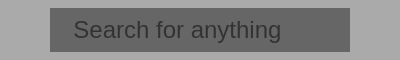
   <widget class="QFrame" name="switch_b_frame">
    <property name="geometry">
     <rect>
      <x>0</x>
      <y>130</y>
      <width>400</width>
      <height>60</height>
     </rect>
    </property>
    <property name="sizePolicy">
     <sizepolicy hsizetype="Fixed" vsizetype="Fixed">
      <horstretch>0</horstretch>
      <verstretch>0</verstretch>
     </sizepolicy>
    </property>
    <property name="minimumSize">
     <size>
      <width>400</width>
      <height>60</height>
     </size>
    </property>
    <property name="maximumSize">
     <size>
      <width>400</width>
      <height>60</height>
     </size>
    </property>
    <property name="palette">
     <palette>
      <active>
       <colorrole role="Button">
        <brush brushstyle="SolidPattern">
         <color alpha="255">
          <red>170</red>
          <green>170</green>
          <blue>170</blue>
         </color>
        </brush>
       </colorrole>
       <colorrole role="Base">
        <brush brushstyle="SolidPattern">
         <color alpha="255">
          <red>170</red>
          <green>170</green>
          <blue>170</blue>
         </color>
        </brush>
       </colorrole>
       <colorrole role="Window">
        <brush brushstyle="SolidPattern">
         <color alpha="255">
          <red>170</red>
          <green>170</green>
          <blue>170</blue>
         </color>
        </brush>
       </colorrole>
      </active>
      <inactive>
       <colorrole role="Button">
        <brush brushstyle="SolidPattern">
         <color alpha="255">
          <red>170</red>
          <green>170</green>
          <blue>170</blue>
         </color>
        </brush>
       </colorrole>
       <colorrole role="Base">
        <brush brushstyle="SolidPattern">
         <color alpha="255">
          <red>170</red>
          <green>170</green>
          <blue>170</blue>
         </color>
        </brush>
       </colorrole>
       <colorrole role="Window">
        <brush brushstyle="SolidPattern">
         <color alpha="255">
          <red>170</red>
          <green>170</green>
          <blue>170</blue>
         </color>
        </brush>
       </colorrole>
      </inactive>
      <disabled>
       <colorrole role="Button">
        <brush brushstyle="SolidPattern">
         <color alpha="255">
          <red>170</red>
          <green>170</green>
          <blue>170</blue>
         </color>
        </brush>
       </colorrole>
       <colorrole role="Base">
        <brush brushstyle="SolidPattern">
         <color alpha="255">
          <red>170</red>
          <green>170</green>
          <blue>170</blue>
         </color>
        </brush>
       </colorrole>
       <colorrole role="Window">
        <brush brushstyle="SolidPattern">
         <color alpha="255">
          <red>170</red>
          <green>170</green>
          <blue>170</blue>
         </color>
        </brush>
       </colorrole>
      </disabled>
     </palette>
    </property>
    <property name="font">
     <font>
      <stylestrategy>PreferAntialias</stylestrategy>
     </font>
    </property>
    <property name="autoFillBackground">
     <bool>false</bool>
    </property>
    <property name="styleSheet">
     <string notr="true">border:none;
background:#aaa;padding:0;</string>
    </property>
    <widget class="QPushButton" name="b_home">
     <property name="geometry">
      <rect>
       <x>0</x>
       <y>5</y>
       <width>50</width>
       <height>50</height>
      </rect>
     </property>
     <property name="sizePolicy">
      <sizepolicy hsizetype="Fixed" vsizetype="Fixed">
       <horstretch>0</horstretch>
       <verstretch>0</verstretch>
      </sizepolicy>
     </property>
     <property name="minimumSize">
      <size>
       <width>50</width>
       <height>50</height>
      </size>
     </property>
     <property name="maximumSize">
      <size>
       <width>50</width>
       <height>40</height>
      </size>
     </property>
     <property name="text">
      <string/>
     </property>
     <property name="icon">
      <iconset resource="images.qrc">
       <normaloff>:/gui/APP ICONS/android/android-system-back.png</normaloff>:/gui/APP ICONS/android/android-system-back.png</iconset>
     </property>
     <property name="iconSize">
      <size>
       <width>40</width>
       <height>30</height>
      </size>
     </property>
    </widget>
    <widget class="QLineEdit" name="searchEdit">
     <property name="geometry">
      <rect>
       <x>50</x>
       <y>8</y>
       <width>255</width>
       <height>44</height>
      </rect>
     </property>
     <property name="sizePolicy">
      <sizepolicy hsizetype="Fixed" vsizetype="Fixed">
       <horstretch>0</horstretch>
       <verstretch>0</verstretch>
      </sizepolicy>
     </property>
     <property name="minimumSize">
      <size>
       <width>255</width>
       <height>44</height>
      </size>
     </property>
     <property name="maximumSize">
      <size>
       <width>255</width>
       <height>43</height>
      </size>
     </property>
     <property name="sizeIncrement">
      <size>
       <width>280</width>
       <height>34</height>
      </size>
     </property>
     <property name="font">
      <font>
       <pointsize>18</pointsize>
      </font>
     </property>
     <property name="styleSheet">
      <string notr="true">background:#666</string>
     </property>
     <property name="text">
      <string/>
     </property>
     <property name="alignment">
      <set>Qt::AlignCenter</set>
     </property>
     <property name="placeholderText">
      <string>Search for anything</string>
     </property>
    </widget>
    <widget class="QPushButton" name="b_search">
     <property name="geometry">
      <rect>
       <x>300</x>
       <y>8</y>
       <width>50</width>
       <height>44</height>
      </rect>
     </property>
     <property name="sizePolicy">
      <sizepolicy hsizetype="Fixed" vsizetype="Fixed">
       <horstretch>0</horstretch>
       <verstretch>0</verstretch>
      </sizepolicy>
     </property>
     <property name="minimumSize">
      <size>
       <width>50</width>
       <height>44</height>
      </size>
     </property>
     <property name="maximumSize">
      <size>
       <width>50</width>
       <height>44</height>
      </size>
     </property>
     <property name="styleSheet">
      <string notr="true">background:#666;</string>
     </property>
     <property name="text">
      <string/>
     </property>
     <property name="icon">
      <iconset resource="images.qrc">
       <normaloff>:/gui/icons/kisspng-magnifying-glass-cartoon-magnifier-5a734fae643537.3252980615175064784105.png</normaloff>:/gui/icons/kisspng-magnifying-glass-cartoon-magnifier-5a734fae643537.3252980615175064784105.png</iconset>
     </property>
     <property name="iconSize">
      <size>
       <width>30</width>
       <height>30</height>
      </size>
     </property>
     <property name="flat">
      <bool>true</bool>
     </property>
    </widget>
    <widget class="QPushButton" name="b_filters">
     <property name="geometry">
      <rect>
       <x>350</x>
       <y>5</y>
       <width>50</width>
       <height>50</height>
      </rect>
     </property>
     <property name="sizePolicy">
      <sizepolicy hsizetype="Fixed" vsizetype="Fixed">
       <horstretch>0</horstretch>
       <verstretch>0</verstretch>
      </sizepolicy>
     </property>
     <property name="minimumSize">
      <size>
       <width>50</width>
       <height>50</height>
      </size>
     </property>
     <property name="maximumSize">
      <size>
       <width>50</width>
       <height>50</height>
      </size>
     </property>
     <property name="palette">
      <palette>
       <active>
        <colorrole role="WindowText">
         <brush brushstyle="SolidPattern">
          <color alpha="255">
           <red>255</red>
           <green>255</green>
           <blue>255</blue>
          </color>
         </brush>
        </colorrole>
        <colorrole role="Button">
         <brush brushstyle="SolidPattern">
          <color alpha="0">
           <red>0</red>
           <green>0</green>
           <blue>0</blue>
          </color>
         </brush>
        </colorrole>
        <colorrole role="Light">
         <brush brushstyle="SolidPattern">
          <color alpha="255">
           <red>235</red>
           <green>12</green>
           <blue>255</blue>
          </color>
         </brush>
        </colorrole>
        <colorrole role="Midlight">
         <brush brushstyle="SolidPattern">
          <color alpha="255">
           <red>199</red>
           <green>6</green>
           <blue>217</blue>
          </color>
         </brush>
        </colorrole>
        <colorrole role="Dark">
         <brush brushstyle="SolidPattern">
          <color alpha="255">
           <red>82</red>
           <green>0</green>
           <blue>89</blue>
          </color>
         </brush>
        </colorrole>
        <colorrole role="Mid">
         <brush brushstyle="SolidPattern">
          <color alpha="255">
           <red>109</red>
           <green>0</green>
           <blue>119</blue>
          </color>
         </brush>
        </colorrole>
        <colorrole role="Text">
         <brush brushstyle="SolidPattern">
          <color alpha="255">
           <red>255</red>
           <green>255</green>
           <blue>255</blue>
          </color>
         </brush>
        </colorrole>
        <colorrole role="BrightText">
         <brush brushstyle="SolidPattern">
          <color alpha="255">
           <red>255</red>
           <green>255</green>
           <blue>255</blue>
          </color>
         </brush>
        </colorrole>
        <colorrole role="ButtonText">
         <brush brushstyle="SolidPattern">
          <color alpha="255">
           <red>255</red>
           <green>255</green>
           <blue>255</blue>
          </color>
         </brush>
        </colorrole>
        <colorrole role="Base">
         <brush brushstyle="SolidPattern">
          <color alpha="0">
           <red>0</red>
           <green>0</green>
           <blue>0</blue>
          </color>
         </brush>
        </colorrole>
        <colorrole role="Window">
         <brush brushstyle="SolidPattern">
          <color alpha="0">
           <red>0</red>
           <green>0</green>
           <blue>0</blue>
          </color>
         </brush>
        </colorrole>
        <colorrole role="Shadow">
         <brush brushstyle="SolidPattern">
          <color alpha="255">
           <red>0</red>
           <green>0</green>
           <blue>0</blue>
          </color>
         </brush>
        </colorrole>
        <colorrole role="AlternateBase">
         <brush brushstyle="SolidPattern">
          <color alpha="255">
           <red>209</red>
           <green>127</green>
           <blue>217</blue>
          </color>
         </brush>
        </colorrole>
        <colorrole role="ToolTipBase">
         <brush brushstyle="SolidPattern">
          <color alpha="255">
           <red>255</red>
           <green>255</green>
           <blue>220</blue>
          </color>
         </brush>
        </colorrole>
        <colorrole role="ToolTipText">
         <brush brushstyle="SolidPattern">
          <color alpha="255">
           <red>0</red>
           <green>0</green>
           <blue>0</blue>
          </color>
         </brush>
        </colorrole>
        <colorrole role="PlaceholderText">
         <brush brushstyle="SolidPattern">
          <color alpha="128">
           <red>0</red>
           <green>0</green>
           <blue>0</blue>
          </color>
         </brush>
        </colorrole>
       </active>
       <inactive>
        <colorrole role="WindowText">
         <brush brushstyle="SolidPattern">
          <color alpha="255">
           <red>255</red>
           <green>255</green>
           <blue>255</blue>
          </color>
         </brush>
        </colorrole>
        <colorrole role="Button">
         <brush brushstyle="SolidPattern">
          <color alpha="0">
           <red>0</red>
           <green>0</green>
           <blue>0</blue>
          </color>
         </brush>
        </colorrole>
        <colorrole role="Light">
         <brush brushstyle="SolidPattern">
          <color alpha="255">
           <red>235</red>
           <green>12</green>
           <blue>255</blue>
          </color>
         </brush>
        </colorrole>
        <colorrole role="Midlight">
         <brush brushstyle="SolidPattern">
          <color alpha="255">
           <red>199</red>
           <green>6</green>
           <blue>217</blue>
          </color>
         </brush>
        </colorrole>
        <colorrole role="Dark">
         <brush brushstyle="SolidPattern">
          <color alpha="255">
           <red>82</red>
           <green>0</green>
           <blue>89</blue>
          </color>
         </brush>
        </colorrole>
        <colorrole role="Mid">
         <brush brushstyle="SolidPattern">
          <color alpha="255">
           <red>109</red>
           <green>0</green>
           <blue>119</blue>
          </color>
         </brush>
        </colorrole>
        <colorrole role="Text">
         <brush brushstyle="SolidPattern">
          <color alpha="255">
           <red>255</red>
           <green>255</green>
           <blue>255</blue>
          </color>
         </brush>
        </colorrole>
        <colorrole role="BrightText">
         <brush brushstyle="SolidPattern">
          <color alpha="255">
           <red>255</red>
           <green>255</green>
           <blue>255</blue>
          </color>
         </brush>
        </colorrole>
        <colorrole role="ButtonText">
         <brush brushstyle="SolidPattern">
          <color alpha="255">
           <red>255</red>
           <green>255</green>
           <blue>255</blue>
          </color>
         </brush>
        </colorrole>
        <colorrole role="Base">
         <brush brushstyle="SolidPattern">
          <color alpha="0">
           <red>0</red>
           <green>0</green>
           <blue>0</blue>
          </color>
         </brush>
        </colorrole>
        <colorrole role="Window">
         <brush brushstyle="SolidPattern">
          <color alpha="0">
           <red>0</red>
           <green>0</green>
           <blue>0</blue>
          </color>
         </brush>
        </colorrole>
        <colorrole role="Shadow">
         <brush brushstyle="SolidPattern">
          <color alpha="255">
           <red>0</red>
           <green>0</green>
           <blue>0</blue>
          </color>
         </brush>
        </colorrole>
        <colorrole role="AlternateBase">
         <brush brushstyle="SolidPattern">
          <color alpha="255">
           <red>209</red>
           <green>127</green>
           <blue>217</blue>
          </color>
         </brush>
        </colorrole>
        <colorrole role="ToolTipBase">
         <brush brushstyle="SolidPattern">
          <color alpha="255">
           <red>255</red>
           <green>255</green>
           <blue>220</blue>
          </color>
         </brush>
        </colorrole>
        <colorrole role="ToolTipText">
         <brush brushstyle="SolidPattern">
          <color alpha="255">
           <red>0</red>
           <green>0</green>
           <blue>0</blue>
          </color>
         </brush>
        </colorrole>
        <colorrole role="PlaceholderText">
         <brush brushstyle="SolidPattern">
          <color alpha="128">
           <red>0</red>
           <green>0</green>
           <blue>0</blue>
          </color>
         </brush>
        </colorrole>
       </inactive>
       <disabled>
        <colorrole role="WindowText">
         <brush brushstyle="SolidPattern">
          <color alpha="255">
           <red>255</red>
           <green>255</green>
           <blue>255</blue>
          </color>
         </brush>
        </colorrole>
        <colorrole role="Button">
         <brush brushstyle="SolidPattern">
          <color alpha="0">
           <red>0</red>
           <green>0</green>
           <blue>0</blue>
          </color>
         </brush>
        </colorrole>
        <colorrole role="Light">
         <brush brushstyle="SolidPattern">
          <color alpha="255">
           <red>235</red>
           <green>12</green>
           <blue>255</blue>
          </color>
         </brush>
        </colorrole>
        <colorrole role="Midlight">
         <brush brushstyle="SolidPattern">
          <color alpha="255">
           <red>199</red>
           <green>6</green>
           <blue>217</blue>
          </color>
         </brush>
        </colorrole>
        <colorrole role="Dark">
         <brush brushstyle="SolidPattern">
          <color alpha="255">
           <red>82</red>
           <green>0</green>
           <blue>89</blue>
          </color>
         </brush>
        </colorrole>
        <colorrole role="Mid">
         <brush brushstyle="SolidPattern">
          <color alpha="255">
           <red>109</red>
           <green>0</green>
           <blue>119</blue>
          </color>
         </brush>
        </colorrole>
        <colorrole role="Text">
         <brush brushstyle="SolidPattern">
          <color alpha="255">
           <red>255</red>
           <green>255</green>
           <blue>255</blue>
          </color>
         </brush>
        </colorrole>
        <colorrole role="BrightText">
         <brush brushstyle="SolidPattern">
          <color alpha="255">
           <red>255</red>
           <green>255</green>
           <blue>255</blue>
          </color>
         </brush>
        </colorrole>
        <colorrole role="ButtonText">
         <brush brushstyle="SolidPattern">
          <color alpha="255">
           <red>255</red>
           <green>255</green>
           <blue>255</blue>
          </color>
         </brush>
        </colorrole>
        <colorrole role="Base">
         <brush brushstyle="SolidPattern">
          <color alpha="0">
           <red>0</red>
           <green>0</green>
           <blue>0</blue>
          </color>
         </brush>
        </colorrole>
        <colorrole role="Window">
         <brush brushstyle="SolidPattern">
          <color alpha="0">
           <red>0</red>
           <green>0</green>
           <blue>0</blue>
          </color>
         </brush>
        </colorrole>
        <colorrole role="Shadow">
         <brush brushstyle="SolidPattern">
          <color alpha="255">
           <red>0</red>
           <green>0</green>
           <blue>0</blue>
          </color>
         </brush>
        </colorrole>
        <colorrole role="AlternateBase">
         <brush brushstyle="SolidPattern">
          <color alpha="255">
           <red>164</red>
           <green>0</green>
           <blue>179</blue>
          </color>
         </brush>
        </colorrole>
        <colorrole role="ToolTipBase">
         <brush brushstyle="SolidPattern">
          <color alpha="255">
           <red>255</red>
           <green>255</green>
           <blue>220</blue>
          </color>
         </brush>
        </colorrole>
        <colorrole role="ToolTipText">
         <brush brushstyle="SolidPattern">
          <color alpha="255">
           <red>0</red>
           <green>0</green>
           <blue>0</blue>
          </color>
         </brush>
        </colorrole>
        <colorrole role="PlaceholderText">
         <brush brushstyle="SolidPattern">
          <color alpha="128">
           <red>0</red>
           <green>0</green>
           <blue>0</blue>
          </color>
         </brush>
        </colorrole>
       </disabled>
      </palette>
     </property>
     <property name="font">
      <font>
       <family>Bodoni 72 Oldstyle</family>
       <pointsize>31</pointsize>
       <weight>75</weight>
       <bold>true</bold>
       <stylestrategy>PreferAntialias</stylestrategy>
      </font>
     </property>
     <property name="styleSheet">
      <string notr="true">background:transparent;text-align:center;padding:0;color:white;</string>
     </property>
     <property name="text">
      <string/>
     </property>
     <property name="icon">
      <iconset resource="images.qrc">
       <normaloff>:/gui/icons/settings.png</normaloff>:/gui/icons/settings.png</iconset>
     </property>
     <property name="iconSize">
      <size>
       <width>32</width>
       <height>32</height>
      </size>
     </property>
     <property name="checkable">
      <bool>false</bool>
     </property>
     <property name="flat">
      <bool>true</bool>
     </property>
    </widget>
    <zorder>b_search</zorder>
    <zorder>searchEdit</zorder>
    <zorder>b_home</zorder>
    <zorder>b_filters</zorder>
   </widget>
